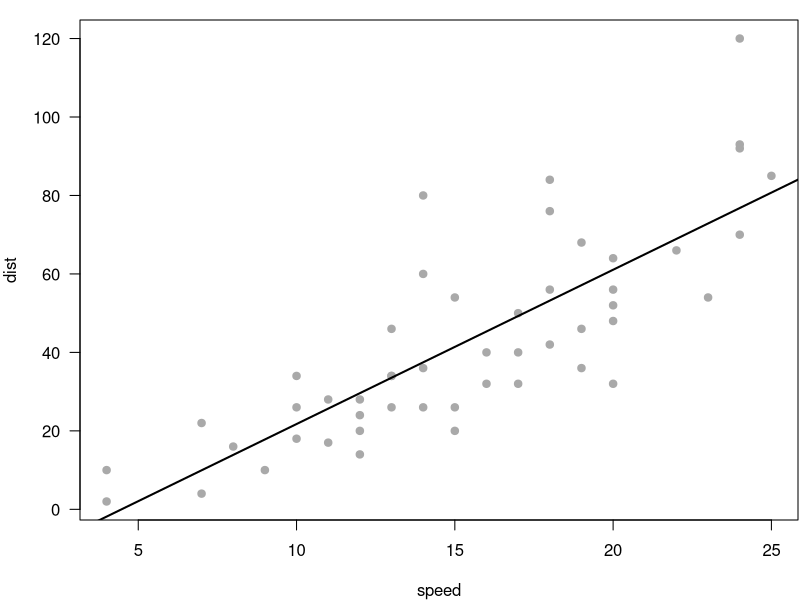

R code for this plot:
## ---- chunk 1
options(htmltools.dir.version = FALSE)
## ---- chunk 2
fit = lm(dist ~ 1 + speed, data = cars)
coef(summary(fit))
dojutsu = c('地爆天星', '天照', '加具土命', '神威', '須佐能乎', '無限月読')
grep('天', dojutsu, value = TRUE)
## ---- chunk 3
par(mar = c(4, 4, 1, .1))
plot(cars, pch = 19, col = 'darkgray', las = 1)
abline(fit, lwd = 2)
